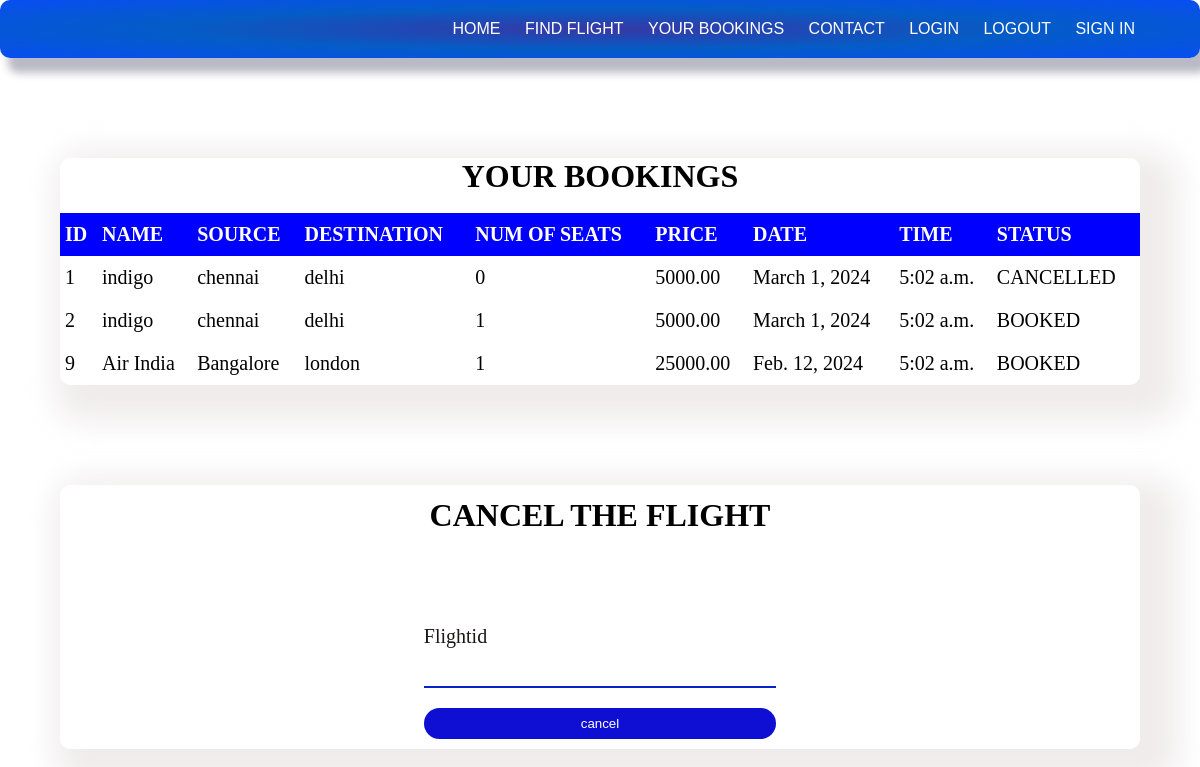
The app's page /seebookings (signed in) with its own data.
### flight/models.py (models this page shows, shortened)
class Book(models.Model):
    BOOKED = 'B'
    CANCELLED = 'C'
    TICKET_STATUSES = ((BOOKED, 'Booked'),
                       (CANCELLED, 'Cancelled'),)
    email = models.EmailField(null=True)
    name = models.CharField(max_length=30)
    userid =models.DecimalField(decimal_places=0, max_digits=2)
    flightid=models.DecimalField(decimal_places=0, max_digits=2)
    flight_name = models.CharField(max_length=30)
    source = models.CharField(max_length=30)
    dest = models.CharField(max_length=30)
    nos = models.DecimalField(decimal_places=0, max_digits=4)
    price = models.DecimalField(decimal_places=2, max_digits=8)
    date = models.DateField()
    time = models.TimeField()
    status = models.CharField(choices=TICKET_STATUSES, default=BOOKED, max_length=2)

### flight/views.py (the view)
# urls.py: path('seebookings', views.seebookings, name="seebookings"),
@login_required(login_url='signin')
def seebookings(request,new={}):
    context = {}
    id_r = request.user.id
    book_list = Book.objects.filter(userid=id_r)
    if book_list:
        return render(request, 'yourbookings.html', locals())
    else:
        context["error"] = "Sorry no flight booked"
        return render(request, 'findflight.html', context)

### template/yourbookings.html (shortened to what this page needs)
{% block content %}
<!DOCTYPE html>
<head>
    <link rel="stylesheet" href="static/css/style.css">
    {% load static %}
</head>
<body>
    <div class="header">
    <div class="container">
    <div class="navbar">
        <nav>
            <ul  id="MenuItems">
                <li><a href="{%url 'home' %}">HOME</a></li>
                <li><a href="{%url 'findflight'%}">FIND FLIGHT</a></li>
                <li><a href="{%url 'seebookings'%}">YOUR BOOKINGS</a></li>
                <li><a href="{%url 'contact'%}">CONTACT</a></li>
                <li><a href="{%url 'signin'%}">LOGIN</a></li>
                <li><a href="{%url 'signout'%}">LOGOUT</a></li>
                <li><a href="{%url 'signup'%}">SIGN IN</a></li>
            </ul>
        </nav>
     </div>
     </div>
     </div>
     <div class="small-container">
        <h1 style="text-align: center;">YOUR BOOKINGS</h1><br>
      <table>
          <thead style="background-color: rgb(0, 0, 255);color: white;font-weight: bold;" >
              <td>ID</td>
              <td>NAME</td>
              <td>SOURCE</td>
              <td>DESTINATION</td>
              <td>NUM OF SEATS</td>
              <td>PRICE</td>
              <td>DATE</td>
              <td>TIME</td>
              <td>STATUS</td>
          </thead>
          {% for row in book_list %}
          <tr>
              <td>{{row.id }}</td>
              <td>{{row.flight_name}}</td>
              <td>{{row.source}}</td>
              <td>{{row.dest}}</td>
              <td>{{row.nos}}</td>
              <td>{{row.price}}</td>
              <td>{{row.date}}</td>
              <td>{{row.time}}</td>
              <td>{{row.status}}</td>
     </tr>
          {% endfor %}
       </table>
</div>
<div class="small-container">
        <div class="row">
            <div class="col">
            <form action="{%url 'cancellings' %}" method="POST">
               <h1 class="title">CANCEL THE FLIGHT</h1>
               <div class="inputBox">
                   <span>Flightid</span>
                   <input type="number"  name='flight_id' autofocus required>
               </div>
               <div class="inputBox">
                   <button type="submit" class="btn ">cancel</button>
               </div>
           </div>
        </div>
 </div>
</body>
</html>
{% endblock %}

### static/css/style.css (style rules this page uses)
* { margin:0; padding:0; box-sizing: border-box; }
.navbar { display: flex; align-items: center; padding: 20px; }
nav { flex: 1; text-align: right; }
nav ul { display:inline-block; list-style-type: none; }
nav ul li { display: inline-block; margin-right: 20px; font-family: sans-serif; color:#000; }
a { text-decoration: none; color: #ffffff; }
.container { max-width: 1300px; margin:auto; padding-left: 25px; padding-right: 25px; }
.row { display:flex; align-items: center; flex-wrap: wrap; justify-content: space-around; }
.btn { display: inline-block; background: #0f0fd4; color:#fff; padding: 8px 30px; margin: 30px 0; border-radius: 30px; transition: background 0.5s; }
.header { background: radial-gradient(#3638a4,#055cc6,rgb(7, 78, 243)); box-shadow: 8px 15px 8px rgb(186, 186, 198); border-radius: 10px; font-family: sans-serif; }
span { font-size: 20px; font-family:'Times New Roman', Times, serif; color: #1d1616; }
.small-container { max-width: 1080px; margin:100px auto; box-shadow:17px 15px 30px 22px rgba(232, 226, 226, 0.667); border-radius: 10px; }
.title { text-align: center; margin:0 auto 80px; position:relative; line-height: 60px; color: #000000; }
.inputBox input { border-top: 0px; border-left:0px ; border-right:0px; outline:none; }
table { width: 100%; border-collapse: collapse; }
td { padding:10px 5px; font-size: 20px; }
form input { width: 100%; height: 30px; margin: 10px 0; padding: 0 10px; border: 2px solid #0a23c8; font-size: 20px; }
form .btn { width: 100%; cursor: pointer; border: none; margin:10px 0; }

### records on screen
Book: id "1", flight_name "indigo", source "chennai", dest "delhi", nos "0", price "5000.00", date "March 1, 2024", time "5:02 a.m.", status "CANCELLED"
Book: id "2", flight_name "indigo", source "chennai", dest "delhi", nos "1", price "5000.00", date "March 1, 2024", time "5:02 a.m.", status "BOOKED"
Book: id "9", flight_name "Air India", source "Bangalore", dest "london", nos "1", price "25000.00", date "Feb. 12, 2024", time "5:02 a.m.", status "BOOKED"
